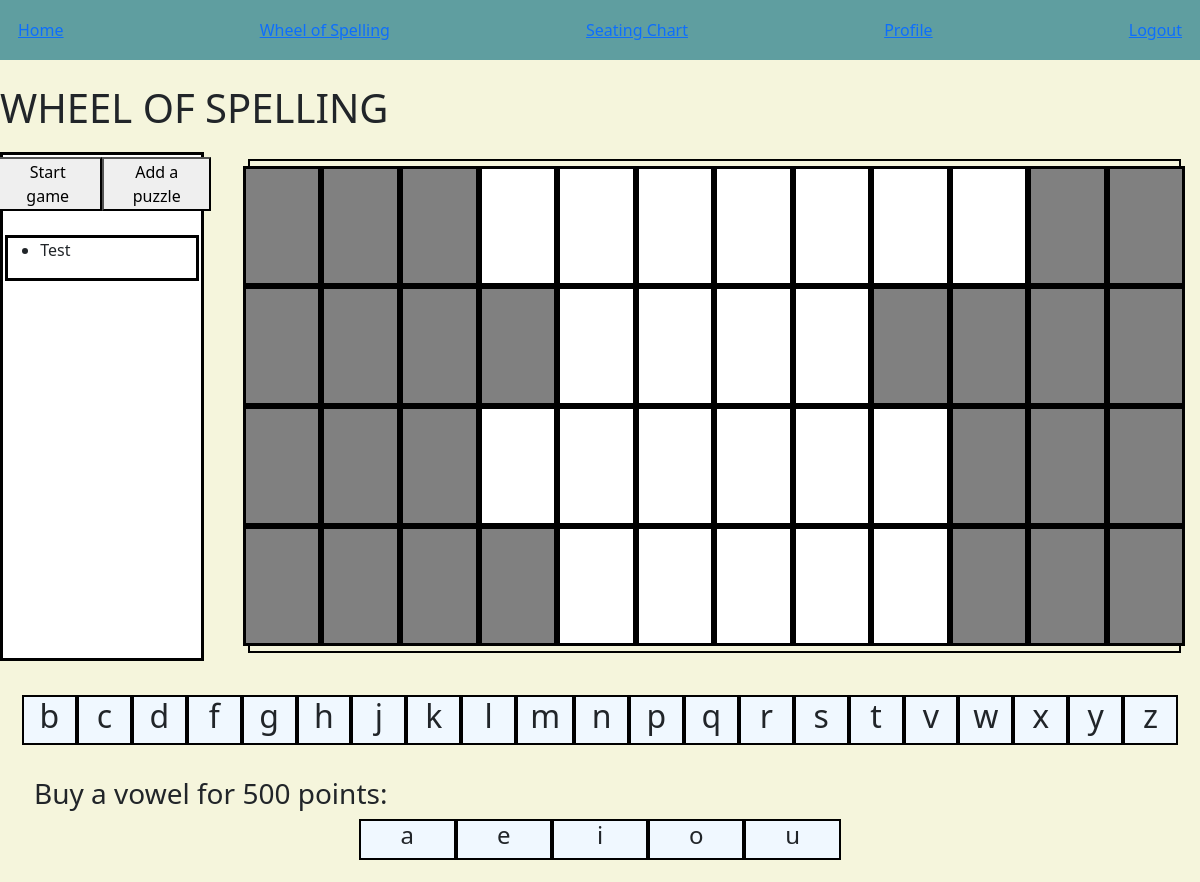
/game/wheel_of_spelling (signed in), run on an earlier commit of the app's database.
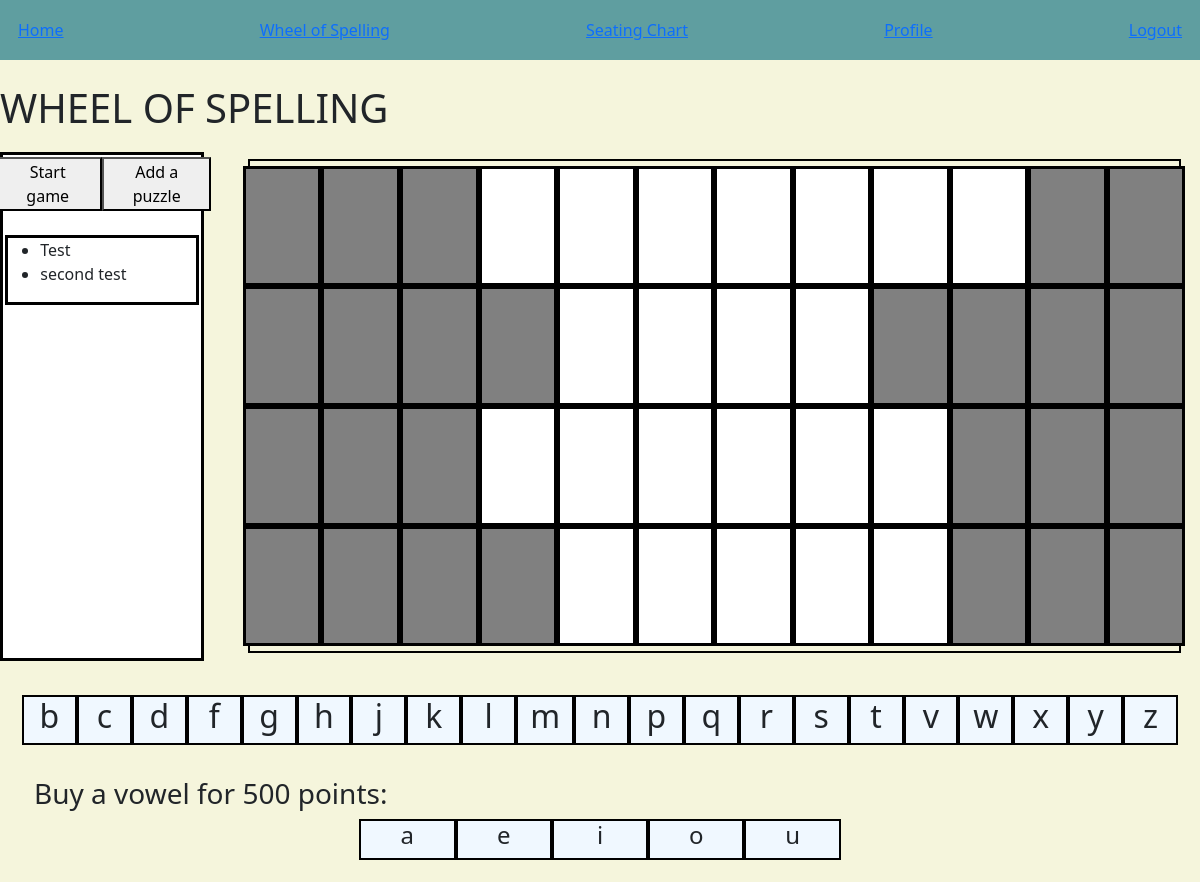
And on a later commit of the database.
### fortune/models.py (models this page shows)
class WosPuzz2(models.Model):
  User = models.ForeignKey(User, on_delete=CASCADE)
  title = models.CharField(max_length=15)
  line1 = models.CharField(max_length=12)
  line2 = models.CharField(max_length=12)
  line3 = models.CharField(max_length=12)
  line4 = models.CharField(max_length=12)
  hint = models.CharField(max_length=25, blank=True, null=True)
  def __str__(self):
    return self.title

### fortune/views.py (the view)
# urls.py: path('game/wheel_of_spelling', views.wheel_of_spelling, name='WOS'),
def wheel_of_spelling(request):
    grid = range(12)
    consenants = ("b", "c", 'd', 'f', 'g', 'h', 'j', 'k', 'l', 'm', 'n', 'p', 'q', 'r', 's', 't', 'v', 'w', 'x', 'y', 'z')
    vowels = ('a', 'e', 'i', 'o', 'u')
    puzzles = WosPuzz2.objects.filter(User = request.user)
    welcome_puzz = puzzles.first()
    if request.method == "POST":
        newPuzz = MakeWOSPuzz(request.POST, request.FILES)
        if newPuzz.is_valid():
            np = newPuzz.save(commit=False)
            np.User = request.user
            np.save()
            return HttpResponseRedirect(reverse("WOS" ))
    else:
        newPuzz = MakeWOSPuzz()
    return render(request, 'fortune/wheel_of_spelling.html', {
       'grid': grid,
       'consenants': consenants,
       'vowels': vowels,
       'newPuzz': newPuzz,
       'puzzles': puzzles,
       'welcome_puzz': welcome_puzz,
    })

### fortune/templates/fortune/wheel_of_spelling.html (shortened to what this page needs)
{% extends "fortune/layout.html" %}
{% load static %}
{% block body %}
<div id="title">
    <br>
        <h1>WHEEL OF SPELLING</h1>
</div>
<div id="big-div" class="row">
    <div id="score-board" class="col-2">
        <div class="row" id="button-div">
            <button class="col-6" id="game-toggle"> Start game </button>
            <button class="col-6" id="new-puzz">Add a puzzle</button>
        </div>
        <br>
        {% if user.is_authenticated %}
        <div id="puzzle-list">
            <ul>
                {% if puzzles %}
                {% for puzz in puzzles %}
                <li
                    data-line1="{{ puzz.line1 }}"
                    data-line2="{{ puzz.line2 }}"
                    data-line3="{{ puzz.line3 }}"
                    data-line4="{{ puzz.line4 }}">
                    {{ puzz }}
                </li>
                {% endfor %}
                {% endif %}
            </ul>
        </div>
        {% endif %}
    </div>
    <div id="test-div" class="col">
        <div id="game-board" >
            <div id="board-row-1" class="row" data-line1="{{welcome_puzz.line1}}">
                {% for n in grid %}
                    <div id="{{n}}" class="col-1">
                        <h4 style="font: bold 2rem;"></h4>
                    </div>
                {% endfor %}
            </div>
            <div id="board-row-2" class="row" data-line2="{{welcome_puzz.line2}}">
                {% for n in grid %}
                    <div id="{{n}}" class="col-1">
                        <h4 style="font: bold 2rem;"></h4>
                    </div>
                {% endfor %}
            </div>
            <div id="board-row-3" class="row" data-line3="{{welcome_puzz.line3}}">
                {% for n in grid %}
                    <div id="{{n}}" class="col-1">
                        <h4 style="font: bold 2rem;"></h4>
                    </div>
                {% endfor %}
            </div>
            <div id="board-row-4" class="row" data-line4="{{welcome_puzz.line4}}">
                {% for n in grid %}
                    <div id="{{n}}" class="col-1">
                        <h4 style="font: bold 2rem;"></h4>
                    </div>
                {% endfor %}
            </div>
        </div>
    </div>
</div>
<div id="game-pieces" class="row">
    {% for n in consenants %}
        <div class="col" data-letter="{{n}}">
            <h4 style="font-size: 2rem;">{{n}}</h4>
        </div>
    {% endfor %}
</div>
<div id="vowel-pieces" class="row">
    <h3>Buy a vowel for 500 points:</h3>
    {% for n in vowels %}
    <div class="col-1" data-vowel="{{n}}">
        <h4>{{n}}</h4>
    </div>
    {% endfor %}
</div>
{% endblock %}

What changed in the data, as far as the page shows it:
added WosPuzz2: title "second test"
